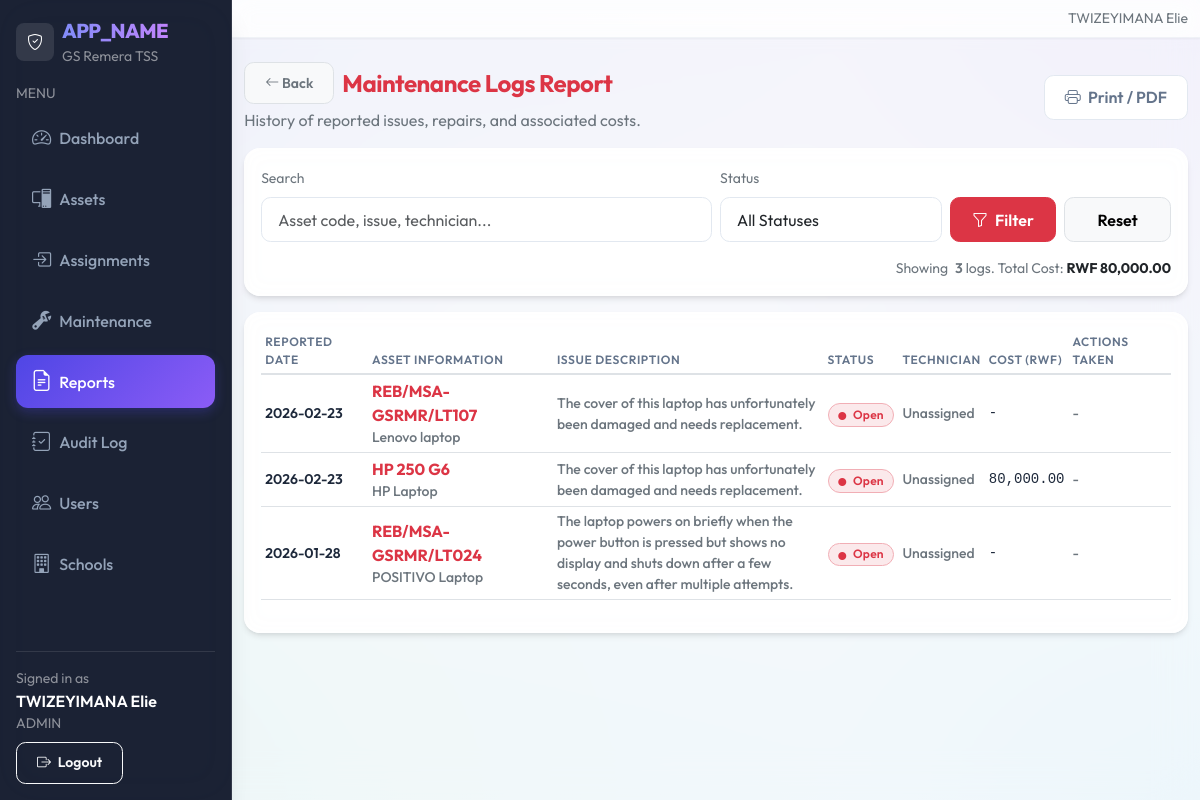
Page /reports/maintenance.php (signed in) on the committed database.
### tables this page shows
CREATE TABLE `maintenance_logs` (
  `id` int(10) UNSIGNED NOT NULL,
  `school_id` int(10) UNSIGNED NOT NULL,
  `asset_id` int(10) UNSIGNED NOT NULL,
  `issue_description` text NOT NULL,
  `reported_date` date NOT NULL,
  `action_taken` text,
  `technician_name` varchar(120) DEFAULT NULL,
  `cost` decimal(10,2) DEFAULT NULL,
  `status` enum('Open','In Progress','Resolved') NOT NULL DEFAULT 'Open',
  `created_by` int(10) UNSIGNED NOT NULL,
  `created_at` datetime NOT NULL DEFAULT CURRENT_TIMESTAMP
);

CREATE TABLE `assets` (
  `id` int(10) UNSIGNED NOT NULL,
  `school_id` int(10) UNSIGNED NOT NULL,
  `asset_code` varchar(40) NOT NULL,
  `asset_name` varchar(120) NOT NULL,
  `category_id` int(10) UNSIGNED NOT NULL,
  `brand` varchar(80) DEFAULT NULL,
  `model` varchar(80) DEFAULT NULL,
  `serial_number` varchar(80) DEFAULT NULL,
  `purchase_date` date DEFAULT NULL,
  `asset_condition` enum('New','Good','Fair','Damaged') NOT NULL DEFAULT 'Good',
  `power_adapter` enum('Yes','No') NOT NULL DEFAULT 'No',
  `power_adapter_status` enum('Working','Damaged','Missing','N/A') NOT NULL DEFAULT 'N/A',
  `status` enum('Available','In Use','Maintenance','Lost') NOT NULL DEFAULT 'Available',
  `location_id` int(10) UNSIGNED NOT NULL,
  `image_path` varchar(255) DEFAULT NULL,
  `notes` text,
  `created_at` datetime NOT NULL DEFAULT CURRENT_TIMESTAMP,
  `updated_at` datetime DEFAULT NULL ON UPDATE CURRENT_TIMESTAMP
);

### includes/url.php (called while the page is built, shortened)
<?php
function base_url(): string
{
  $b = defined('BASE_URL') ? (string)BASE_URL : '';
  $b = rtrim($b, '/');
  return $b;
}
function url(string $path): string
{
  $full = base_url() . $path;
  return $full === '' ? '/' : $full;
}

### reports/maintenance.php (the view, shortened to what this page needs)
<?php
require_once __DIR__ . '/../includes/layout.php';
require_once __DIR__ . '/../includes/url.php';
$pdo = db();
$q = trim($_GET['q'] ?? '');
$sid = (int)$_SESSION['user']['school_id'];
$where = ["m.school_id = :sid"];
$params = [':sid' => $sid];
$sql = "
  SELECT
    m.id as maintenance_id, m.issue_description, m.reported_date,
    m.action_taken, m.technician_name, m.cost, m.status as log_status,
    a.asset_code, a.asset_name,
    c.name AS category_name
  FROM maintenance_logs m
  JOIN assets a ON a.id = m.asset_id
  JOIN asset_categories c ON c.id = a.category_id
";
if ($where) $sql .= " WHERE " . implode(" AND ", $where);
$sql .= " ORDER BY m.reported_date DESC, m.id DESC LIMIT 1000";
$stmt = $pdo->prepare($sql);
$stmt->execute($params);
$logs = $stmt->fetchAll();
?>
<div class="d-flex align-items-center justify-content-between flex-wrap gap-2 mb-3">
  <div>
    <div class="d-flex align-items-center gap-2 mb-1">
      <a href="<?php echo htmlspecialchars(url('/reports/index.php')); ?>" class="btn btn-sm btn-light border text-secondary"><i class="bi bi-arrow-left"></i> Back</a>
      <h1 class="h4 mb-0 text-danger fw-bold">Maintenance Logs Report</h1>
    </div>
    <div class="text-secondary">History of reported issues, repairs, and associated costs.</div>
  </div>
  <div class="d-flex gap-2">
    <?php
      $qs = $_GET;
      $printUrl = url('/reports/print_maintenance.php') . (empty($qs) ? '' : ('?' . http_build_query($qs)));
    ?>
    <a class="btn btn-outline-secondary" target="_blank" href="<?php echo htmlspecialchars($printUrl); ?>">
      <i class="bi bi-printer me-1"></i> Print / PDF
    </a>
  </div>
</div>
<div class="card table-card mb-3">
  <div class="card-body">
    <form class="row g-2 align-items-end" method="get">
      <div class="col-12 col-md-6">
        <label class="form-label small text-secondary">Search</label>
        <input class="form-control" name="q" placeholder="Asset code, issue, technician..." value="<?php echo htmlspecialchars($q); ?>">
      </div>
      <div class="col-12 col-md-3">
        <label class="form-label small text-secondary">Status</label>
        <select class="form-select" name="status">
          <option value="">All Statuses</option>
        </select>
      </div>
      <div class="col-12 col-md-3 d-flex gap-2">
        <button class="btn btn-danger w-100" type="submit">
          <i class="bi bi-funnel me-1"></i> Filter
        </button>
        <a class="btn btn-light border w-100" href="<?php echo htmlspecialchars(url('/reports/maintenance.php')); ?>">
          Reset
        </a>
      </div>
    </form>
    <div class="mt-3 small text-secondary text-end">
      Showing <span class="fw-semibold ms-1"><?php echo count($logs); ?></span> logs. Total Cost:
      <strong class="text-dark">
        RWF <?php echo number_format(array_sum(array_column($logs, 'cost')), 2); ?>
      </strong>
    </div>
  </div>
</div>
<div class="card table-card">
  <div class="card-body">
    <div class="table-responsive">
      <table class="table table-sm align-middle table-hover">
        <thead>
          <tr class="text-secondary small">
            <th>Reported Date</th>
            <th>Asset Information</th>
            <th style="max-width:300px;">Issue Description</th>
            <th>Status</th>
            <th>Technician</th>
            <th>Cost (RWF)</th>
            <th>Actions Taken</th>
          </tr>
        </thead>
        <tbody>
          <?php foreach ($logs as $log): ?>
            <tr>
              <td class="small fw-semibold"><?php echo htmlspecialchars($log['reported_date']); ?></td>
              <td>
                <div class="fw-bold text-danger"><?php echo htmlspecialchars($log['asset_code']); ?></div>
                <div class="small text-secondary"><?php echo htmlspecialchars($log['asset_name']); ?></div>
              </td>
              <td class="small text-secondary text-wrap" style="max-width: 300px;">
                <?php echo nl2br(htmlspecialchars($log['issue_description'])); ?>
              </td>
              <td>
                <?php
                  $sColor = 'secondary';
                  if ($log['log_status'] === 'Open') $sColor = 'danger';
                  elseif ($log['log_status'] === 'In Progress') $sColor = 'warning';
                  elseif ($log['log_status'] === 'Resolved') $sColor = 'success';
                ?>
                <span class="badge bg-<?php echo $sColor; ?> bg-opacity-10 text-<?php echo $sColor; ?> border border-<?php echo $sColor; ?>-subtle">
                  <i class="bi bi-circle-fill me-1" style="font-size: 0.5rem; vertical-align: middle;"></i>
                  <?php echo htmlspecialchars($log['log_status']); ?>
                </span>
              </td>
              <td class="small text-secondary"><?php echo htmlspecialchars($log['technician_name'] ?: 'Unassigned'); ?></td>
              <td class="small font-monospace"><?php echo $log['cost'] ? number_format($log['cost'], 2) : '-'; ?></td>
              <td class="small text-secondary text-truncate" style="max-width: 150px;" title="<?php echo htmlspecialchars($log['action_taken'] ?: ''); ?>">
                <?php echo htmlspecialchars($log['action_taken'] ?: '-'); ?>
              </td>
            </tr>
          <?php endforeach; ?>
        </tbody>
      </table>
    </div>
  </div>
</div>

### assets/css/app.css (style rules this page uses)
:root { --gs-primary: #4f46e5; --gs-primary-hover: #4338ca; --gs-secondary: #8b5cf6; --gs-sidebar-bg: #0f172a; --gs-sidebar-muted: #94a3b8; --gs-sidebar-active-bg: rgba(255, 255, 255, 0.1); --gs-sidebar-active-text: #ffffff; --gs-bg: #f8fafc; --gs-card-bg: #ffffff; --gs-text: #1e293b; --gs-text-muted: #64748b; --gs-border: #e2e8f0; --shadow-sm: 0 1px 2px 0 rgba(0, 0, 0, 0.05); --shadow-md: 0 4px 6px -1px rgba(0, 0, 0, 0.1), 0 2px 4px -1px rgba(0, 0, 0, 0.06); --shadow-lg: 0 10px 15px -3px rgba(0, 0, 0, 0.1), 0 4px 6px -2px rgba(0, 0, 0, 0.05); --shadow-xl: 0 20px 25px -5px rgba(0, 0, 0, 0.1), 0 10px 10px -5px rgba(0, 0, 0, 0.04); }
body { font-family: 'Outfit', sans-serif; background-color: var(--gs-bg); background-image: radial-gradient(at 0% 0%, rgba(79, 70, 229, 0.15) 0px, transparent 50%), radial-gradient(at 100% 0%, rgba(139, 92, 246, 0.15) 0px, transparent 50%), radial-gradient(at 100% 100%, rgba(56, 189, 248, 0.15) 0px, transparent 50%), radial-gradient(at 0% 100%, rgba(20, 184, 166, 0.15) 0px, transparent 50%); background-attachment: fixed; color: var(--gs-text); -webkit-font-smoothing: antialiased; }
.card { background: rgba(255, 255, 255, 0.9); backdrop-filter: blur(10px); border: 1px solid rgba(255, 255, 255, 0.8); border-radius: 1rem; box-shadow: var(--shadow-md); transition: transform 0.3s cubic-bezier(0.4, 0, 0.2, 1), box-shadow 0.3s cubic-bezier(0.4, 0, 0.2, 1); overflow: hidden; }
.table-card { border: 1px solid rgba(255, 255, 255, 0.6); }
.btn { font-weight: 600; border-radius: 0.6rem; padding: 0.6rem 1.25rem; transition: all 0.3s cubic-bezier(0.4, 0, 0.2, 1); }
.btn-outline-secondary { color: var(--gs-text-muted); border-color: var(--gs-border); background: white; }
h1, h2, h3, h4, h5, h6, .h1, .h2, .h3, .h4, .h5, .h6 { font-weight: 700; letter-spacing: -0.02em; color: #0f172a; }
.badge { font-weight: 600; padding: 0.4em 0.8em; border-radius: 2rem; letter-spacing: 0.02em; }
.form-control, .form-select { border-radius: 0.6rem; border: 1px solid var(--gs-border); padding: 0.6rem 1rem; transition: all 0.2s ease; background: rgba(255, 255, 255, 0.9); }
.table { vertical-align: middle; }
.table th { font-weight: 600; text-transform: uppercase; font-size: 0.75rem; letter-spacing: 0.05em; color: var(--gs-text-muted); border-bottom-width: 2px; background-color: transparent !important; }
.table td { color: var(--gs-text); font-weight: 500; background-color: transparent !important; }

### rows in the picture
maintenance_logs: reported_date "2026-02-23", asset.asset_code "REB/MSA-GSRMR/LT107", asset.asset_name "Lenovo laptop", issue_description "The cover of this laptop has unfortunately been damaged and needs replacement.", status "Open", technician_name "Unassigned", action_taken "-"
maintenance_logs: reported_date "2026-02-23", asset.asset_code "HP 250 G6", asset.asset_name "HP Laptop", issue_description "The cover of this laptop has unfortunately been damaged and needs replacement.", status "Open", technician_name "Unassigned", cost "80,000.00", action_taken "-"
maintenance_logs: reported_date "2026-01-28", asset.asset_code "REB/MSA-GSRMR/LT024", asset.asset_name "POSITIVO Laptop", issue_description "The laptop powers on briefly when the power button is pressed but shows no display and shuts down after a few seconds, even after multiple attempts.", status "Open", technician_name "Unassigned", action_taken "-"

### other values in the picture
$appTitle "APP_NAME"
$user['school_name'] "GS Remera TSS"
$item['label'] "Dashboard"
$item['label'] "Assets"
$item['label'] "Assignments"
$item['label'] "Maintenance"
$item['label'] "Reports"
$item['label'] "Audit Log"
$item['label'] "Users"
$item['label'] "Schools"
$fullName ?: 'User' "TWIZEYIMANA Elie"
$role ?: '-' "ADMIN"
$fullName ?: '' "TWIZEYIMANA Elie"
count($logs) "3"
array_sum(array_column($logs, 'cost')) "80,000.00"
